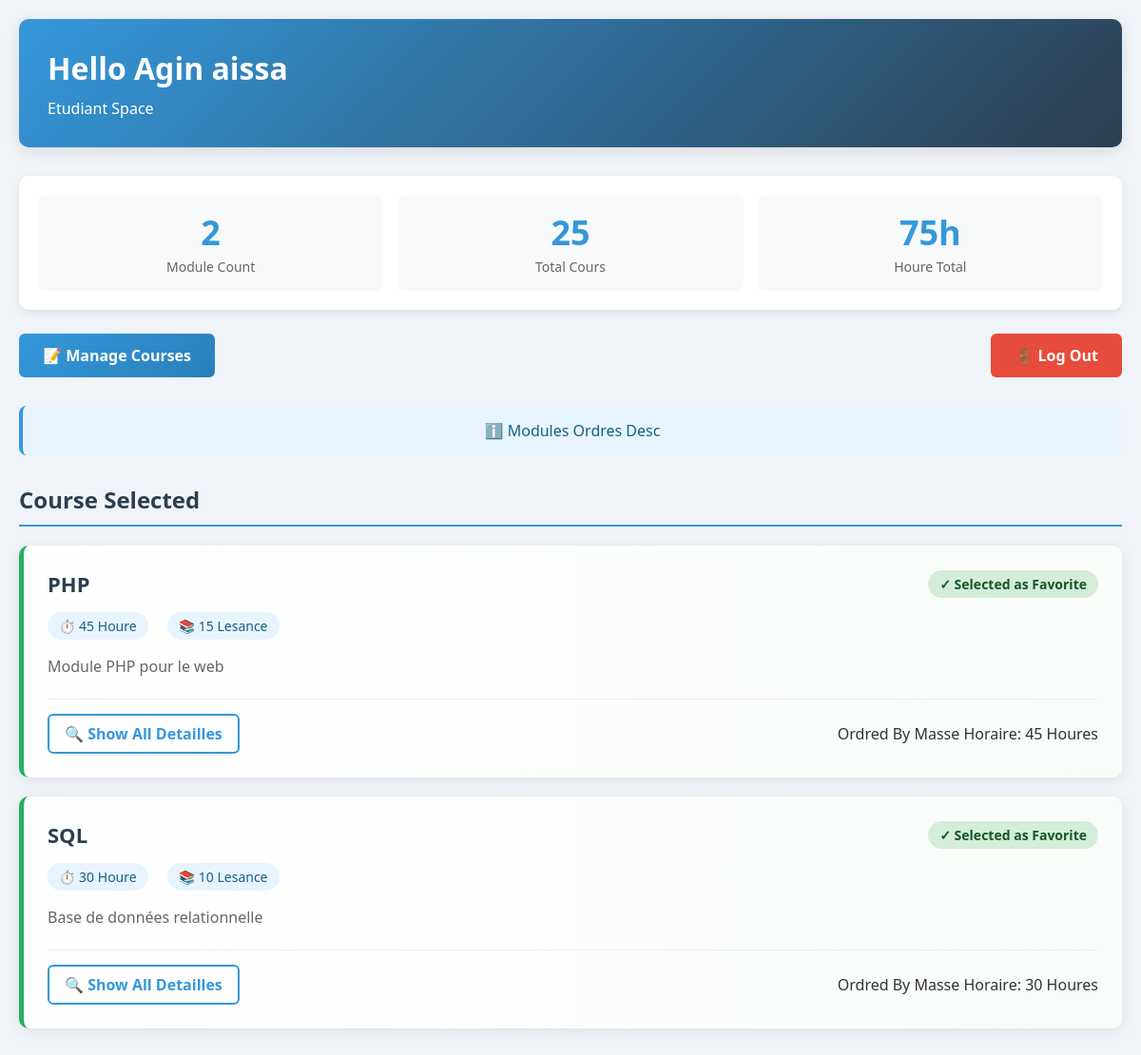
The app's page /page2.php (signed in) with its own data.
### tables this page shows
CREATE TABLE user_modules (
    id INT AUTO_INCREMENT PRIMARY KEY,
    user_id INT,
    module_id INT,
    FOREIGN KEY (user_id) REFERENCES users(id),
    FOREIGN KEY (module_id) REFERENCES modules(id)
);

CREATE TABLE modules (
    id INT AUTO_INCREMENT PRIMARY KEY,
    nom VARCHAR(100),
    description TEXT
);

### page2.php (the view, shortened to what this page needs)
<?php
require 'config.php';
$user_id = $_SESSION['user_id'];
$username = $_SESSION['username'];
$user_modules_sql = "SELECT modules.*, user_modules.est_coche
                    FROM modules
                    JOIN user_modules ON modules.id = user_modules.module_id
                    WHERE user_modules.user_id = $user_id
                    ORDER BY modules.masse_horaire DESC, modules.nom";
$user_modules_result = mysqli_query($conn, $user_modules_sql);
$stats_sql = "SELECT
    COUNT(DISTINCT m.id) as total_modules,
    SUM(m.nombre_cours) as total_cours,
    SUM(m.masse_horaire) as total_heures
    FROM modules m
    JOIN user_modules um ON m.id = um.module_id
    WHERE um.user_id = $user_id";
$stats_result = mysqli_query($conn, $stats_sql);
$stats = mysqli_fetch_assoc($stats_result);
?>
<!DOCTYPE html>
<html>
<head>
</head>
<body>
    <div class="container">
        <div class="welcome-header">
            <h2>Hello Agin <?php echo $username; ?></h2>
            <p>Etudiant Space</p>
        </div>
        <div class="user-stats">
            <div class="stat-card">
                <span class="stat-number"><?php echo $stats['total_modules'] ?? 0; ?></span>
                <span class="stat-label">Module Count</span>
            </div>
            <div class="stat-card">
                <span class="stat-number"><?php echo $stats['total_cours'] ?? 0; ?></span>
                <span class="stat-label">Total Cours</span>
            </div>
            <div class="stat-card">
                <span class="stat-number"><?php echo $stats['total_heures'] ?? 0; ?>h</span>
                <span class="stat-label">Houre Total</span>
            </div>
        </div>
        <div class="actions-bar">
            <a href="modules.php" class="btn btn-manage">📝 Manage Courses</a>
            <a href="logout.php" class="btn btn-logout">🚪 Log Out</a>
        </div>
        <div class="sort-info">
            <strong>ℹ️</strong> Modules Ordres Desc
        </div>
        <h3 class="section-title">Course Selected</h3>
        <?php
        if (mysqli_num_rows($user_modules_result) > 0) {
            while ($module = mysqli_fetch_assoc($user_modules_result)) {
                echo '<div class="module-container">';
                echo '<div class="module-header">';
                echo '<a href="page3.php?id=' . $module['id'] . '" class="module-name">' . $module['nom'] . '</a>';
                if ($module['est_coche'] == 1) {
                    echo '<span class="coche-indicator">✓ Selected as Favorite</span>';
                }
                echo '</div>';
                echo '<div class="module-meta">';
                echo '<span class="meta-badge">⏱️ ' . $module['masse_horaire'] . ' Houre</span>';
                echo '<span class="meta-badge">📚 ' . $module['nombre_cours'] . ' Lesance</span>';
                echo '</div>';
                echo '<p class="module-desc">' . $module['description'] . '</p>';
                echo '<div class="module-footer">';
                echo '<a href="page3.php?id=' . $module['id'] . '" class="action-link">🔍 Show All Detailles</a>';
                echo '<span>Ordred By Masse Horaire: ' . $module['masse_horaire'] . ' Houres</span>';
                echo '</div>';
                echo '</div>';
            }
        } else {
            echo '<div class="empty-state">';
            echo '<h3>There is no Lesance</h3>';
            echo '<p>you can add a lecance from the manage Lecance</p>';
            echo '<a href="modules.php">➡️ Go to lecance managment</a>';
            echo '</div>';
        }
        ?>
    </div>
</body>
</html>

### page2.php (style rules this page uses)
* { margin: 0; padding: 0; box-sizing: border-box; font-family: 'Segoe UI', Tahoma, Geneva, Verdana, sans-serif; }
body { background-color: #f0f4f8; color: #333; }
.container { max-width: 1200px; margin: 0 auto; padding: 20px; }
.welcome-header { background: linear-gradient(135deg, #3498db 0%, #2c3e50 100%); color: white; padding: 30px; border-radius: 10px; margin-bottom: 30px; box-shadow: 0 4px 15px rgba(0, 0, 0, 0.1); }
.welcome-header h2 { font-size: 32px; margin-bottom: 10px; }
.user-stats { display: flex; justify-content: space-around; background: white; padding: 20px; border-radius: 10px; margin-bottom: 25px; box-shadow: 0 3px 10px rgba(0, 0, 0, 0.08); flex-wrap: wrap; gap: 15px; }
.stat-card { text-align: center; flex: 1; min-width: 150px; padding: 15px; border-radius: 8px; background-color: #f8f9fa; }
.stat-number { font-size: 36px; font-weight: bold; color: #3498db; display: block; }
.stat-label { color: #666; font-size: 14px; margin-top: 5px; }
.actions-bar { display: flex; justify-content: space-between; align-items: center; margin-bottom: 30px; flex-wrap: wrap; gap: 15px; }
.btn { display: inline-block; padding: 12px 25px; border: none; border-radius: 6px; font-size: 16px; font-weight: 600; cursor: pointer; text-decoration: none; transition: all 0.3s ease; }
.btn-manage { background: linear-gradient(135deg, #3498db 0%, #2980b9 100%); color: white; }
.btn-logout { background-color: #e74c3c; color: white; }
.section-title { font-size: 24px; color: #2c3e50; margin: 30px 0 20px; padding-bottom: 10px; border-bottom: 2px solid #3498db; }
.module-container { background: linear-gradient(to right, #ffffff 0%, #f8fdf9 100%); padding: 25px; margin-bottom: 20px; border-radius: 10px; box-shadow: 0 3px 15px rgba(0, 0, 0, 0.08); border-left: 5px solid #27ae60; transition: all 0.3s ease; }
.module-header { display: flex; justify-content: space-between; align-items: center; margin-bottom: 15px; flex-wrap: wrap; gap: 15px; }
.module-name { font-size: 24px; font-weight: bold; color: #2c3e50; text-decoration: none; transition: color 0.3s; }
.module-meta { display: flex; gap: 20px; margin-top: 10px; }
.meta-badge { background-color: #e8f4fd; color: #166088; padding: 5px 12px; border-radius: 20px; font-size: 14px; display: inline-flex; align-items: center; gap: 5px; }
.coche-indicator { background-color: #d4edda; color: #155724; padding: 5px 12px; border-radius: 20px; font-size: 14px; font-weight: bold; display: inline-flex; align-items: center; gap: 5px; }
.module-desc { color: #666; line-height: 1.7; margin: 15px 0; font-size: 16px; }
.module-footer { display: flex; justify-content: space-between; align-items: center; margin-top: 20px; padding-top: 15px; border-top: 1px solid #eee; flex-wrap: wrap; gap: 10px; }
.action-link { color: #3498db; text-decoration: none; font-weight: 600; padding: 8px 16px; border: 2px solid #3498db; border-radius: 6px; transition: all 0.3s; }
.sort-info { background-color: #e8f4fd; padding: 15px; border-radius: 8px; margin-bottom: 20px; text-align: center; color: #166088; border-left: 4px solid #3498db; }
.module-header { display: flex; justify-content: space-between; align-items: center; margin-bottom: 15px; flex-wrap: wrap; gap: 10px; }
.module-name { font-size: 22px; font-weight: bold; color: #2c3e50; text-decoration: none; transition: color 0.3s; }
.module-desc { color: #666; line-height: 1.7; margin-bottom: 15px; }
.action-link { color: #3498db; text-decoration: none; font-weight: 600; display: inline-flex; align-items: center; gap: 5px; transition: color 0.3s; }

### records on screen
user_modules: module.nom "PHP", est_coche "✓ Selected as Favorite", module.masse_horaire "45", module.nombre_cours "15", module.description "Module PHP pour le web"
user_modules: module.nom "SQL", est_coche "✓ Selected as Favorite", module.masse_horaire "30", module.nombre_cours "10", module.description "Base de données relationnelle"

### other values on screen
$username "aissa"
$stats['total_modules'] "2"
$stats['total_cours'] "25"
$stats['total_heures'] "75"
